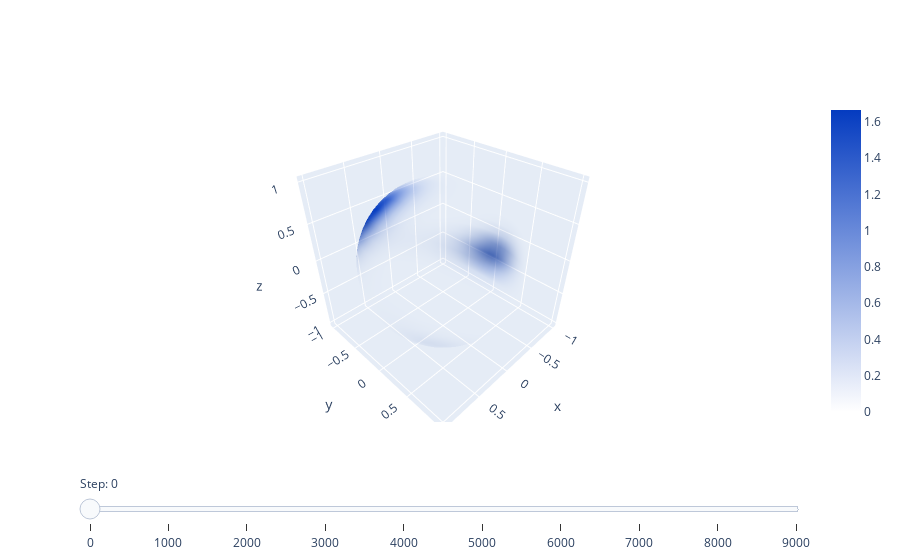

Notebook source saved alongside this figure:
### Code cell
use_mean_dist = True
learning_rate = 1e-2

all_steps = all_steps_by_hparams[(use_mean_dist, learning_rate)]
all_coeffs = all_coeffs_by_hparams[(use_mean_dist, learning_rate)]
# Make a slider plot of the angular distributions.
fig = go.Figure()
for step, coeffs in zip(all_steps, all_coeffs):
    step_dist = coeffs_to_dist(coeffs)
    step_dist.grid_values = step_dist.grid_values[0, :, :]
    step_trace = go.Surface(
        step_dist.plotly_surface(),
        colorscale=[[0, "rgba(4, 59, 192, 0.)"], [1, "rgba(4, 59, 192, 1.)"]],
        showscale=True,
        cmin=step_dist.grid_values.min().item(),
        cmax=step_dist.grid_values.max().item(),
        visible=False,
    )
    fig.add_trace(step_trace)

# Make 0th trace visible
fig.data[0].visible = True

# Create and add slider
steps = []
for i in range(len(fig.data)):
    step = dict(
        method="update",
        args=[{"visible": [False] * len(fig.data)},
              {"title": f"Step: {all_steps[i]}"}],  # layout attribute
        label=f"{all_steps[i]}"
    )
    step["args"][0]["visible"][i] = True  # Toggle i'th trace to "visible"
    steps.append(step)

sliders = [dict(
    active=10,
    currentvalue={"prefix": "Step: "},
    pad={"t": 50},
    steps=steps
)]

fig.update_layout(
    sliders=sliders
)

fig.show()

### Figure 1 — Plotly figure (JSON) as saved in the notebook; plotly's stock layout.template omitted (floating-point values rounded to 4 significant figures; data arrays with more than 128 entries replaced by an {"elided": "..."} marker saying what was removed)
{"data": [{"cmax": 1.665, "cmin": 4.734e-07, "colorscale": [[0, "rgba(4, 59, 192, 0.)"], [1, "rgba(4, 59, 192, 1.)"]], "showscale": true, "surfacecolor": {"elided": "42x40 float values"}, "type": "surface", "visible": true, "x": {"elided": "42x40 float values"}, "y": {"elided": "42x40 float values"}, "z": {"elided": "42x40 float values"}}, {"cmax": 1.197, "cmin": 3.001e-06, "colorscale": [[0, "rgba(4, 59, 192, 0.)"], [1, "rgba(4, 59, 192, 1.)"]], "showscale": true, "surfacecolor": {"elided": "42x40 float values"}, "type": "surface", "visible": false, "x": {"elided": "42x40 float values"}, "y": {"elided": "42x40 float values"}, "z": {"elided": "42x40 float values"}}, {"cmax": 0.8596, "cmin": 1.266e-05, "colorscale": [[0, "rgba(4, 59, 192, 0.)"], [1, "rgba(4, 59, 192, 1.)"]], "showscale": true, "surfacecolor": {"elided": "42x40 float values"}, "type": "surface", "visible": false, "x": {"elided": "42x40 float values"}, "y": {"elided": "42x40 float values"}, "z": {"elided": "42x40 float values"}}, {"cmax": 1.1, "cmin": 2.704e-05, "colorscale": [[0, "rgba(4, 59, 192, 0.)"], [1, "rgba(4, 59, 192, 1.)"]], "showscale": true, "surfacecolor": {"elided": "42x40 float values"}, "type": "surface", "visible": false, "x": {"elided": "42x40 float values"}, "y": {"elided": "42x40 float values"}, "z": {"elided": "42x40 float values"}}, {"cmax": 1.568, "cmin": 2.115e-05, "colorscale": [[0, "rgba(4, 59, 192, 0.)"], [1, "rgba(4, 59, 192, 1.)"]], "showscale": true, "surfacecolor": {"elided": "42x40 float values"}, "type": "surface", "visible": false, "x": {"elided": "42x40 float values"}, "y": {"elided": "42x40 float values"}, "z": {"elided": "42x40 float values"}}, {"cmax": 0.9588, "cmin": 6.622e-05, "colorscale": [[0, "rgba(4, 59, 192, 0.)"], [1, "rgba(4, 59, 192, 1.)"]], "showscale": true, "surfacecolor": {"elided": "42x40 float values"}, "type": "surface", "visible": false, "x": {"elided": "42x40 float values"}, "y": {"elided": "42x40 float values"}, "z": {"elided": "42x40 float values"}}, {"cmax": 1.481, "cmin": 2.45e-05, "colorscale": [[0, "rgba(4, 59, 192, 0.)"], [1, "rgba(4, 59, 192, 1.)"]], "showscale": true, "surfacecolor": {"elided": "42x40 float values"}, "type": "surface", "visible": false, "x": {"elided": "42x40 float values"}, "y": {"elided": "42x40 float values"}, "z": {"elided": "42x40 float values"}}, {"cmax": 1.102, "cmin": 4.448e-05, "colorscale": [[0, "rgba(4, 59, 192, 0.)"], [1, "rgba(4, 59, 192, 1.)"]], "showscale": true, "surfacecolor": {"elided": "42x40 float values"}, "type": "surface", "visible": false, "x": {"elided": "42x40 float values"}, "y": {"elided": "42x40 float values"}, "z": {"elided": "42x40 float values"}}, {"cmax": 0.8822, "cmin": 6.028e-05, "colorscale": [[0, "rgba(4, 59, 192, 0.)"], [1, "rgba(4, 59, 192, 1.)"]], "showscale": true, "surfacecolor": {"elided": "42x40 float values"}, "type": "surface", "visible": false, "x": {"elided": "42x40 float values"}, "y": {"elided": "42x40 float values"}, "z": {"elided": "42x40 float values"}}, {"cmax": 0.9655, "cmin": 8.435e-05, "colorscale": [[0, "rgba(4, 59, 192, 0.)"], [1, "rgba(4, 59, 192, 1.)"]], "showscale": true, "surfacecolor": {"elided": "42x40 float values"}, "type": "surface", "visible": false, "x": {"elided": "42x40 float values"}, "y": {"elided": "42x40 float values"}, "z": {"elided": "42x40 float values"}}], "layout": {"sliders": [{"active": 10, "currentvalue": {"prefix": "Step: "}, "pad": {"t": 50}, "steps": [{"args": [{"visible": [true, false, false, false, false, false, false, false, false, false]}, {"title": "Step: 0"}], "label": "0", "method": "update"}, {"args": [{"visible": [false, true, false, false, false, false, false, false, false, false]}, {"title": "Step: 1000"}], "label": "1000", "method": "update"}, {"args": [{"visible": [false, false, true, false, false, false, false, false, false, false]}, {"title": "Step: 2000"}], "label": "2000", "method": "update"}, {"args": [{"visible": [false, false, false, true, false, false, false, false, false, false]}, {"title": "Step: 3000"}], "label": "3000", "method": "update"}, {"args": [{"visible": [false, false, false, false, true, false, false, false, false, false]}, {"title": "Step: 4000"}], "label": "4000", "method": "update"}, {"args": [{"visible": [false, false, false, false, false, true, false, false, false, false]}, {"title": "Step: 5000"}], "label": "5000", "method": "update"}, {"args": [{"visible": [false, false, false, false, false, false, true, false, false, false]}, {"title": "Step: 6000"}], "label": "6000", "method": "update"}, {"args": [{"visible": [false, false, false, false, false, false, false, true, false, false]}, {"title": "Step: 7000"}], "label": "7000", "method": "update"}, {"args": [{"visible": [false, false, false, false, false, false, false, false, true, false]}, {"title": "Step: 8000"}], "label": "8000", "method": "update"}, {"args": [{"visible": [false, false, false, false, false, false, false, false, false, true]}, {"title": "Step: 9000"}], "label": "9000", "method": "update"}]}]}}
